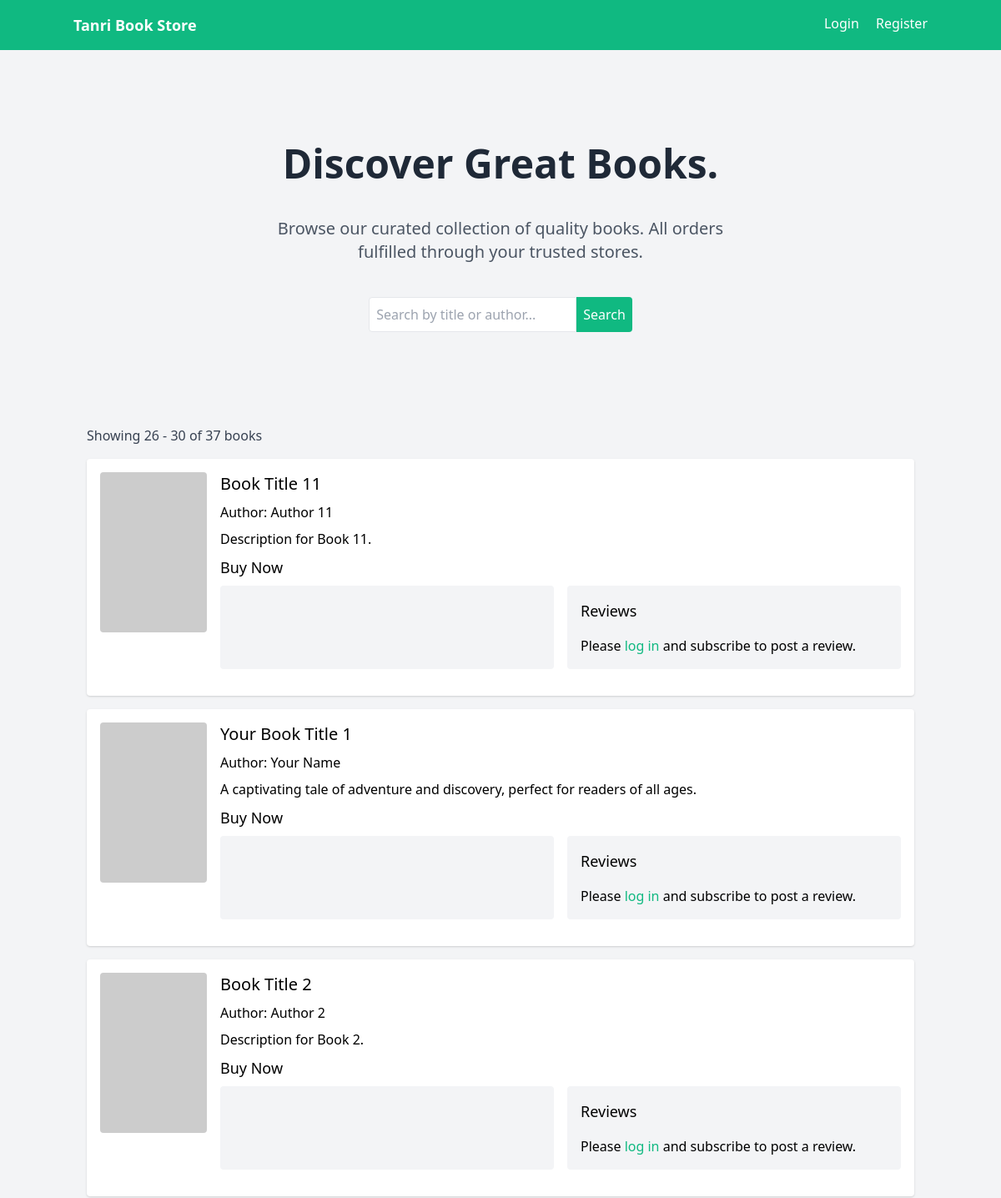
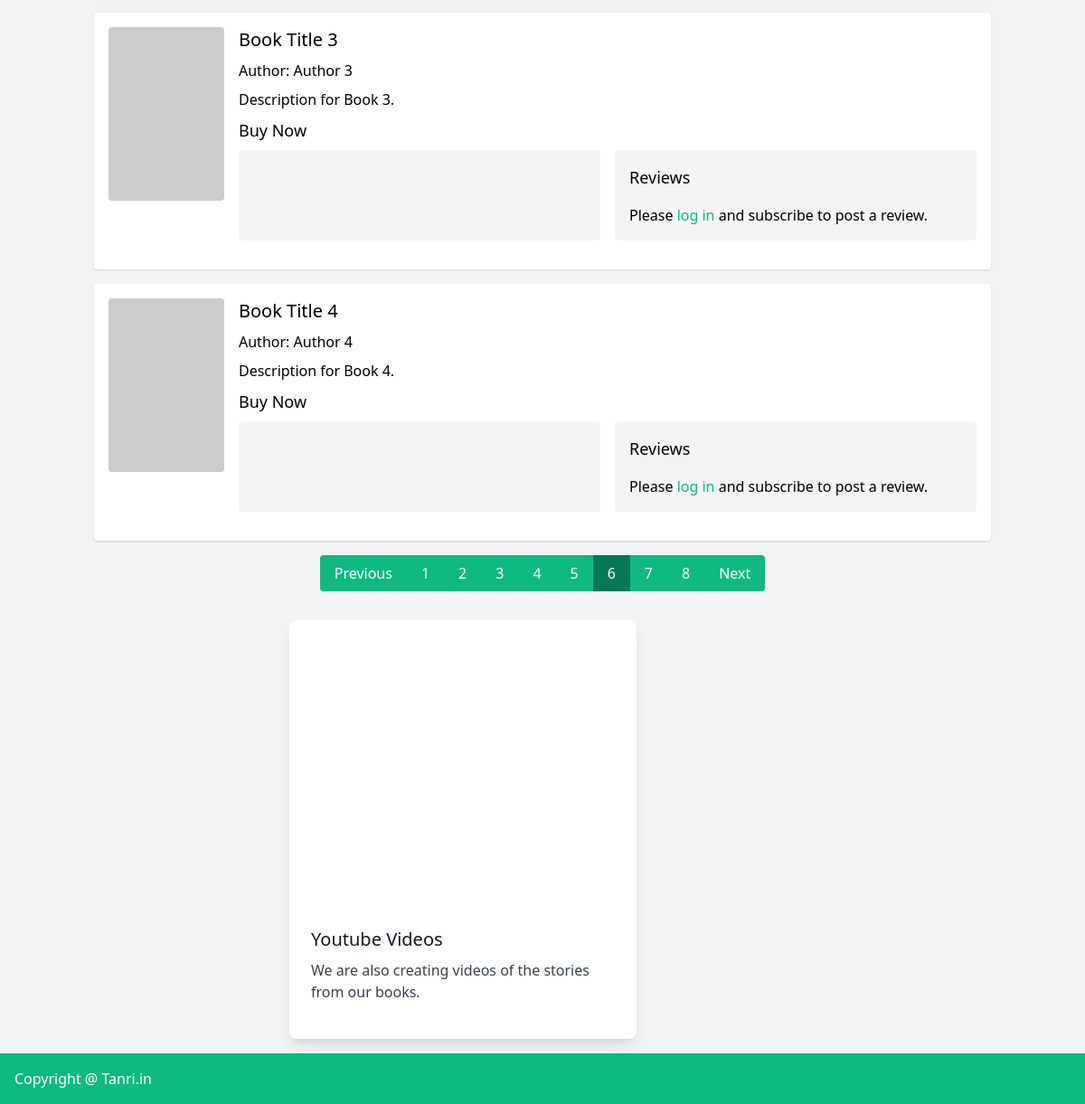
Page /?page=6&search= on the committed database (2 pictures, top to bottom).
### tables this page shows
CREATE TABLE books (
            id INTEGER PRIMARY KEY AUTOINCREMENT,
            title TEXT NOT NULL,
            author TEXT NOT NULL,
            image_url TEXT,
            description TEXT
        );

### book_aggregator.py (the view)
@app.route('/', methods=['GET', 'POST'])
def index():
    search_query = request.form.get('search', '') if request.method == 'POST' else request.args.get('search', '')
    page = request.args.get('page', 1, type=int)
    per_page = 5  # Number of books per page
    offset = (page - 1) * per_page
    with sqlite3.connect('books.db') as conn:
        c = conn.cursor()
        if search_query.strip():
            c.execute('SELECT COUNT(*) FROM books WHERE title LIKE ? OR author LIKE ?',
                     (f'%{search_query}%', f'%{search_query}%'))
        else:
            c.execute('SELECT COUNT(*) FROM books')
        total_books = c.fetchone()[0]
        total_pages = (total_books + per_page - 1) // per_page
        if search_query.strip():
            c.execute('SELECT * FROM books WHERE title LIKE ? OR author LIKE ? LIMIT ? OFFSET ?',
                     (f'%{search_query}%', f'%{search_query}%', per_page, offset))
        else:
            c.execute('SELECT * FROM books LIMIT ? OFFSET ?', (per_page, offset))
        books = c.fetchall()
        book_data = []
        for book in books:
            c.execute('SELECT * FROM book_stores WHERE book_id = ?', (book[0],))
            stores = c.fetchall()
            c.execute('SELECT r.*, u.username FROM reviews r JOIN users u ON r.user_id = u.id WHERE r.book_id = ?', (book[0],))
            reviews = c.fetchall()
            user_review = None
            if 'user_id' in session:
                c.execute('SELECT id, rating, comment FROM reviews WHERE book_id = ? AND user_id = ?', (book[0], session['user_id']))
                user_review = c.fetchone()
            book_data.append({'book': book, 'stores': stores, 'reviews': reviews, 'user_review': user_review})
    return render_template('index.html', books=book_data, search_query=search_query,
                          page=page, total_pages=total_pages, per_page=per_page, total_books=total_books)

### templates/index.html (shortened to what this page needs)
<!DOCTYPE html>
<html>
<head>
    <link href="https://cdn.jsdelivr.net/npm/tailwindcss@2.2.19/dist/tailwind.min.css" rel="stylesheet">
</head>
<body class="bg-gray-100">
    <nav class="bg-green-500 p-4">
        <div class="container mx-auto flex justify-between">
            <a href="{{ url_for('index') }}" class="text-white text-lg font-bold">Tanri Book Store</a>
            <div>
                {% if session.user_id %}
                    {% if session.is_admin %}
                        <a href="{{ url_for('admin') }}" class="text-white mr-4">Admin</a>
                    {% endif %}
                    <a href="{{ url_for('logout') }}" class="text-white">Logout</a>
                {% else %}
                    <a href="{{ url_for('login') }}" class="text-white mr-4">Login</a>
                    <a href="{{ url_for('register') }}" class="text-white">Register</a>
                {% endif %}
            </div>
        </div>
    </nav>
    <div class="container mx-auto p-4">
        <div class="dark:bg-gray-800">
            <div class="dark:bg-transparent">
                <div class="mx-auto flex flex-col items-center py-12 sm:py-24">
                    <div class="w-11/12 sm:w-2/3 lg:flex justify-center items-center flex-col mb-5 sm:mb-10">
                        <h1
                            class="text-4xl sm:text-5xl md:text-5xl lg:text-5xl xl:text-6xl text-center text-gray-800 dark:text-white font-black leading-10">
                            Discover Great
                            <span class="text-violet-800 dark:text-violet-500">Books.</span>
                        </h1>
                        <p class="mt-5 sm:mt-10 lg:w-10/12 text-gray-600 dark:text-gray-300 font-normal text-center text-xl">
                            Browse our curated collection of quality books. All orders fulfilled through your trusted stores.
                        </p>
                    </div>
                    <div class="flex w-11/12 md:w-8/12 xl:w-6/12">
                        <div class="flex rounded-md w-full  justify-center ">
                            <form method="POST" class="mb-4">
                                <div class="flex">
                                    <input type="text" name="search" placeholder="Search by title or author..." value="{{ search_query }}" class="border p-2 rounded-l w-full">
                                    <button type="submit" class="bg-green-500 text-white p-2 rounded-r">Search</button>
                                </div>
                            </form>
                        </div>
                    </div>
                </div>
            </div>
        </div>
        {% if books %}
            <p class="text-gray-700 mb-4">Showing {{ (page - 1) * per_page + 1 }} - {{ ((page - 1) * per_page + books|length) }} of {{ total_books }} books</p>
            {% for data in books %}
                <div class="bg-white p-4 rounded shadow mb-4 flex">
                    {% if data.book[3] %}
                        <img src="{{ data.book[3] }}" alt="{{ data.book[1] }} cover" class="w-32 h-48 object-cover mr-4 rounded">
                    {% else %}
                        <div class="w-32 h-48 bg-gray-200 mr-4 rounded flex items-center justify-center">No Image</div>
                    {% endif %}
                    <div class="flex-1">
                        <h3 class="text-xl mb-2">{{ data.book[1] }}</h3>
                        <p class="mb-2">Author: {{ data.book[2] }}</p>
                        <p class="mb-2">{{ data.book[4] }}</p>
                        <h4 class="text-lg mb-2">Buy Now</h4>
                        <div class="grid grid-cols-1 md:grid-cols-2 gap-4 mb-4">
                            <div class="bg-gray-100 p-4 rounded">
                            </div>
                            <div class="bg-gray-100 p-4 rounded">
                                <h4 class="text-lg mb-2">Reviews</h4>
                                {% if session.user_id %}
                                    {% if session.is_subscribed %}
                                        <h4 class="text-lg mt-4 mb-2">{{ 'Edit Your Review' if data.user_review else 'Add a Review' }}</h4>
                                        <form method="POST" action="{{ url_for('review', book_id=data.book[0]) }}">
                                            <select name="rating" class="border p-2 rounded w-full mb-2" required>
                                                {% for i in range(1, 6) %}
                                                    <option value="{{ i }}" {% if data.user_review and data.user_review[1] == i %}selected{% endif %}>{{ i }}
                                                        {% if i==1 %} &#11088; {% endif %}
                                                        {% if i==2 %} &#11088;&#11088; {% endif %}
                                                        {% if i==3 %} &#11088;&#11088;&#11088; {% endif %}
                                                        {% if i==4 %} &#11088;&#11088;&#11088;&#11088; {% endif %}
                                                        {% if i==5 %} &#11088;&#11088;&#11088;&#11088;&#11088; {% endif %}
                                                    </option>
                                                {% endfor %}
                                            </select>
                                            <textarea name="comment" placeholder="Your review..." class="border p-2 rounded w-full mb-2" required>{{ data.user_review[2] if data.user_review else '' }}</textarea>
                                            <button type="submit" class="bg-green-500 text-white p-2 rounded">{{ 'Update Review' if data.user_review else 'Submit Review' }}</button>
                                        </form>
                                    {% else %}
                                        <form method="POST" action="{{ url_for('subscribe') }}" class="mt-4">
                                            <button type="submit" class="bg-green-500 text-white p-2 rounded">Subscribe to Review</button>
                                        </form>
                                    {% endif %}
                                {% else %}
                                    <p class="mt-4">Please <a href="{{ url_for('login') }}" class="text-green-500">log in</a> and subscribe to post a review.</p>
                                {% endif %}
                            </div>
                        </div>
                    </div>
                </div>
                    {% endfor %}
            <div class="flex justify-center mt-4">
                {% if page > 1 %}
                    <a href="{{ url_for('index', page=page-1, search=search_query) }}" class="bg-green-500 text-white px-4 py-2 rounded-l hover:bg-green-600">Previous</a>
                {% endif %}
                {% for p in range(1, total_pages + 1) %}
                    {% if p == page %}
                        <span class="bg-green-700 text-white px-4 py-2">{{ p }}</span>
                    {% else %}
                        <a href="{{ url_for('index', page=p, search=search_query) }}" class="bg-green-500 text-white px-4 py-2 hover:bg-green-600">{{ p }}</a>
                    {% endif %}
                {% endfor %}
                {% if page < total_pages %}
                    <a href="{{ url_for('index', page=page+1, search=search_query) }}" class="bg-green-500 text-white px-4 py-2 rounded-r hover:bg-green-600">Next</a>
                {% endif %}
            </div>
        {% else %}
            <p class="text-gray-700">No books found matching your search.</p>
        {% endif %}
    </div>
    <section class="container bg-violet-100  p-4">
        <div class="flex justify-center">
            <div class="rounded-lg shadow-lg bg-white max-w-sm">
                <a href="#!">
                    <iframe width="100%" height="315" src="https://www.youtube.com/embed/9kjIdUJnkgo?si=q1dwB6FEOX78WiSg" title="YouTube video player" frameborder="0" allow="accelerometer; autoplay; clipboard-write; encrypted-media; gyroscope; picture-in-picture; web-share" allowfullscreen></iframe>
                </a>
                <div class="p-6">
                    <h5 class="text-gray-900 text-xl font-medium mb-2">Youtube Videos</h5>
                    <p class="text-gray-700 text-base mb-4">
                        We are also creating videos of the stories from our books.
                    </p>
                </div>
            </div>
        </div>
    </section>
    <footer  class="bg-green-500 p-4 text-white">
        <span class="justify-center">Copyright @ Tanri.in</span>
    </footer>
</body>
</html>

### rows in the picture
books: title "Book Title 11", author "Author 11", description "Description for Book 11."
books: title "Your Book Title 1", author "Your Name", description "A captivating tale of adventure and discovery, perfect for readers of all ages."
books: title "Book Title 2", author "Author 2", description "Description for Book 2."
books: title "Book Title 3", author "Author 3", description "Description for Book 3."
books: title "Book Title 4", author "Author 4", description "Description for Book 4."

### other values in the picture
{{ (page - 1) * per_page + 1 }} "26"
{{ ((page - 1) * per_page + books|length) }} "30"
{{ total_books }} "37"
{{ p }} "1" "2" "3" "4" "5" "7" "8"
{{ p }} "6"
